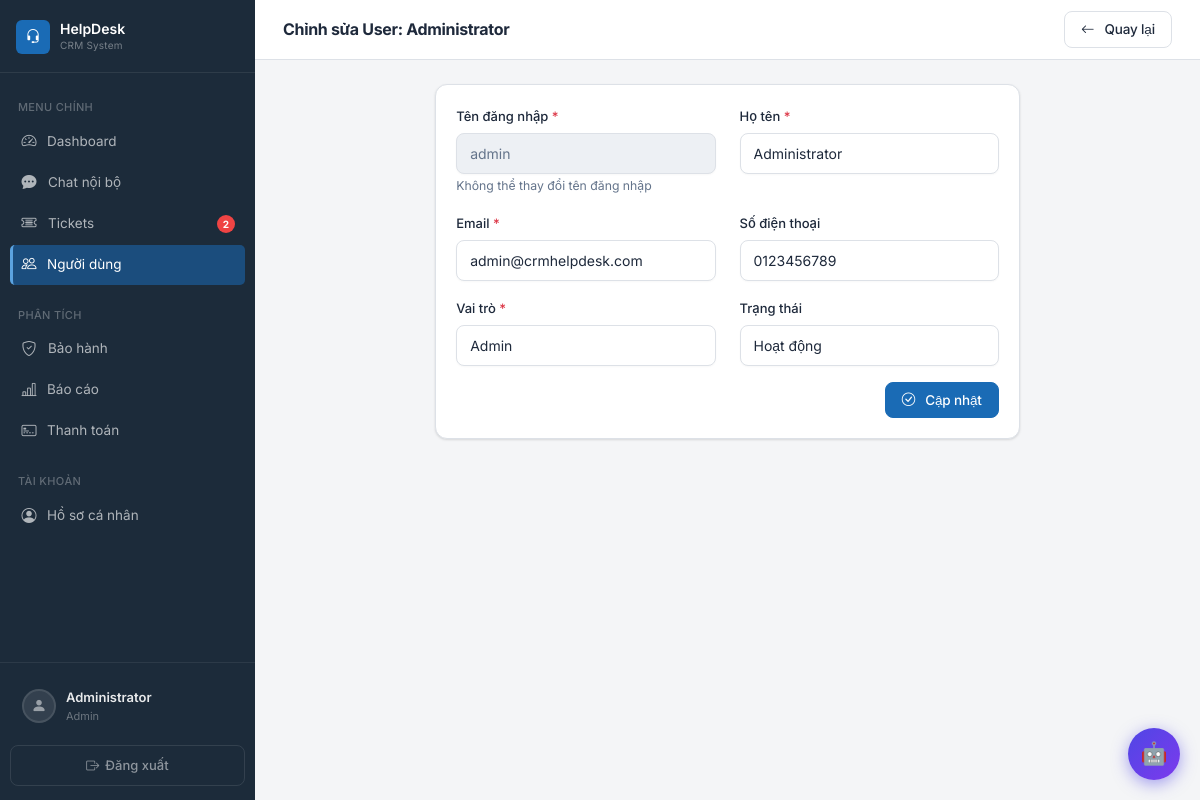
Screenshot of /users.php?action=edit&id=1 (signed in) with the database file from the repository.
### tables this page shows
CREATE TABLE IF NOT EXISTS users (
    id INT AUTO_INCREMENT PRIMARY KEY,
    username VARCHAR(50) NOT NULL UNIQUE,
    password VARCHAR(255) NOT NULL,
    fullname VARCHAR(100) NOT NULL,
    email VARCHAR(100) NOT NULL UNIQUE,
    phone VARCHAR(20),
    avatar VARCHAR(255) DEFAULT NULL,
    role_id INT NOT NULL,
    status ENUM('active', 'inactive') DEFAULT 'active',
    created_at TIMESTAMP DEFAULT CURRENT_TIMESTAMP,
    FOREIGN KEY (role_id) REFERENCES roles(id) ON DELETE CASCADE
);

CREATE TABLE IF NOT EXISTS roles (
    id INT AUTO_INCREMENT PRIMARY KEY,
    name VARCHAR(50) NOT NULL UNIQUE,
    hierarchy_level TINYINT UNSIGNED NOT NULL DEFAULT 99
);

### users.php (the view, shortened to what the rows shown need)
<?php
require_once 'includes/auth.php';
require_once 'controllers/userController.php';
requireRole('Admin');
$userController = new UserController();
$action = $_GET['action'] ?? 'list';
$id = $_GET['id'] ?? null;
switch ($action) {
    case 'edit':
        $user = $userController->getUser($id);
        $pageTitle = 'Chỉnh sửa User: ' . $user['fullname'];
        $pageActions = '<a href="users.php" class="btn btn-secondary">
            <i class="bi bi-arrow-left me-1"></i>Quay lại
        </a>';
        $roles = $userController->getRoles();
        break;
}
include 'includes/header.php';
?>
<?php if ($action === 'list'): ?>
    <div class="card">
        <div class="card-body">
            <?php if (empty($users)): ?>
                <p class="text-muted text-center py-4">Chưa có user nào.</p>
            <?php else: ?>
                <div class="table-responsive">
                    <table class="table table-hover">
                        <thead>
                            <tr>
                                <th>ID</th>
                                <th>Tên đăng nhập</th>
                                <th>Họ tên</th>
                                <th>Email</th>
                                <th>Vai trò</th>
                                <th>Trạng thái</th>
                                <th>Ngày tạo</th>
                                <th>Thao tác</th>
                            </tr>
                        </thead>
                        <tbody>
                            <?php foreach ($users as $user): ?>
                                <tr>
                                    <td><?php echo $user['id']; ?></td>
                                    <td><?php echo htmlspecialchars($user['username']); ?></td>
                                    <td><?php echo htmlspecialchars($user['fullname']); ?></td>
                                    <td><?php echo htmlspecialchars($user['email']); ?></td>
                                    <td>
                                        <span class="badge bg-secondary"><?php echo $user['role_name']; ?></span>
                                    </td>
                                    <td>
                                        <span class="badge bg-<?php echo ($user['status'] === 'active') ? 'success' : 'danger'; ?>">
                                            <?php echo ($user['status'] === 'active') ? 'Hoạt động' : 'Khóa'; ?>
                                        </span>
                                    </td>
                                    <td><?php echo formatDate($user['created_at']); ?></td>
                                    <td>
                                        <div class="btn-group" role="group">
                                            <a href="users.php?action=edit&id=<?php echo $user['id']; ?>" class="btn btn-sm btn-outline-primary" title="Sửa">
                                                <i class="bi bi-pencil"></i>
                                            </a>
                                            <?php if (hasRole('Admin')): ?>
                                                <button type="button" class="btn btn-sm btn-outline-warning" title="Đặt lại mật khẩu"
                                                        data-bs-toggle="modal" data-bs-target="#resetPasswordModal"
                                                        data-user-id="<?php echo (int)$user['id']; ?>"
                                                        data-user-name="<?php echo htmlspecialchars($user['fullname'], ENT_QUOTES); ?>">
                                                    <i class="bi bi-key"></i>
                                                </button>
                                                <?php if ($user['id'] != getCurrentUser()['id']): ?>
                                                    <button type="button" class="btn btn-sm btn-outline-danger" title="Xóa"
                                                            onclick="deleteUser(<?php echo (int)$user['id']; ?>, <?php echo htmlspecialchars(json_encode($user['fullname']), ENT_QUOTES); ?>)">
                                                        <i class="bi bi-trash"></i>
                                                    </button>
                                                <?php endif; ?>
                                            <?php endif; ?>
                                        </div>
                                    </td>
                                </tr>
                            <?php endforeach; ?>
                        </tbody>
                    </table>
                </div>
            <?php endif; ?>
        </div>
    </div>
<?php elseif ($action === 'create' || $action === 'edit'): ?>
    <div class="row justify-content-center">
        <div class="col-md-8">
            <div class="card">
                <div class="card-body">
                    <form method="POST" action="" id="userForm" novalidate>
                        <div class="row">
                            <div class="col-md-6 mb-3">
                                <label for="username" class="form-label">Tên đăng nhập <span class="text-danger">*</span></label>
                                <input type="text" class="form-control" id="username" name="username"
                                       value="<?php echo $action === 'edit' ? htmlspecialchars($user['username']) : (isset($_POST['username']) ? htmlspecialchars($_POST['username']) : ''); ?>"
                                       pattern="[a-zA-Z0-9_]{3,50}"
                                       <?php echo $action === 'edit' ? 'readonly' : 'required'; ?>>
                                <?php if ($action === 'edit'): ?>
                                    <small class="text-muted">Không thể thay đổi tên đăng nhập</small>
                                <?php else: ?>
                                    <div class="invalid-feedback">Chỉ gồm chữ, số, dấu gạch dưới (3–50 ký tự).</div>
                                <?php endif; ?>
                            </div>
                            <div class="col-md-6 mb-3">
                                <label for="fullname" class="form-label">Họ tên <span class="text-danger">*</span></label>
                                <input type="text" class="form-control" id="fullname" name="fullname"
                                       value="<?php echo $action === 'edit' ? htmlspecialchars($user['fullname']) : (isset($_POST['fullname']) ? htmlspecialchars($_POST['fullname']) : ''); ?>"
                                       minlength="2" required>
                            </div>
                        </div>
                        <div class="row">
                            <div class="col-md-6 mb-3">
                                <label for="email" class="form-label">Email <span class="text-danger">*</span></label>
                                <input type="email" class="form-control" id="email" name="email"
                                       value="<?php echo $action === 'edit' ? htmlspecialchars($user['email']) : (isset($_POST['email']) ? htmlspecialchars($_POST['email']) : ''); ?>" required>
                            </div>
                            <div class="col-md-6 mb-3">
                                <label for="phone" class="form-label">Số điện thoại</label>
                                <input type="tel" class="form-control" id="phone" name="phone"
                                       value="<?php echo $action === 'edit' ? htmlspecialchars($user['phone'] ?? '') : (isset($_POST['phone']) ? htmlspecialchars($_POST['phone']) : ''); ?>"
                                       pattern="^(0[3-9][0-9]{8}|[+]?[0-9\s\-]{7,15})$">
                            </div>
                        </div>
                        <div class="row">
                            <div class="col-md-6 mb-3">
                                <label for="role_id" class="form-label">Vai trò <span class="text-danger">*</span></label>
                                <select class="form-select" id="role_id" name="role_id" required>
                                    <?php foreach ($roles as $role): ?>
                                        <?php if ($role['name'] !== 'Admin' || hasRole('Admin')):  ?>
                                            <option value="<?php echo $role['id']; ?>"
                                                    <?php echo ($action === 'edit' && $user['role_id'] == $role['id']) || (isset($_POST['role_id']) && $_POST['role_id'] == $role['id']) ? 'selected' : ''; ?>>
                                                <?php echo $role['name']; ?>
                                            </option>
                                        <?php endif; ?>
                                    <?php endforeach; ?>
                                </select>
                            </div>
                            <div class="col-md-6 mb-3">
                                <label for="is_active" class="form-label">Trạng thái</label>
                                <select class="form-select" id="status" name="status">
                                    <option value="active" <?php echo ($action === 'edit' && $user['status'] === 'active') || (!isset($_POST['status']) || $_POST['status'] == 'active') ? 'selected' : ''; ?>>Hoạt động</option>
                                </select>
                            </div>
                        </div>
                        <div class="d-flex justify-content-end">
                            <button type="submit" class="btn btn-primary">
                                <i class="bi bi-check-circle me-1"></i><?php echo $action === 'create' ? 'Tạo User' : 'Cập nhật'; ?>
                            </button>
                        </div>
                    </form>
                </div>
            </div>
        </div>
    </div>
<?php endif; ?>
<?php include 'includes/footer.php'; ?>

### includes/header.php (shortened to what the rows shown need)
<!DOCTYPE html>
<html lang="vi">
<head>
    <link href="assets/css/bootstrap.min.css" rel="stylesheet">
    <link href="assets/icons/bootstrap-icons.css" rel="stylesheet">
</head>
<body>
<nav class="sidebar" id="sidebar">
    <div class="sidebar-footer">
        <a href="profile.php" class="sidebar-user">
            <div class="sidebar-user-info">
                <div class="sidebar-user-name"><?php echo htmlspecialchars(getUserDisplayName()); ?></div>
                <div class="sidebar-user-role"><?php echo htmlspecialchars(getUserRoleDisplayName()); ?></div>
            </div>
        </a>
    </div>
</nav>
<div class="main-content">
    <div class="topbar">
        <div class="topbar-title"><?php echo isset($pageTitle) ? htmlspecialchars($pageTitle) : 'Dashboard'; ?></div>
        <div class="topbar-actions">
            <?php if (isset($pageActions)) echo $pageActions; ?>
        </div>
    </div>
    <div class="page-content">

### rows the page displays
users: fullname "Administrator", role.name "Admin", fullname "Chỉnh sửa User: Administrator", username "admin", email "admin@crmhelpdesk.com", phone "0123456789", role_id "Admin", status "Hoạt động"

### other values shown
$_sidebarBadge "2"
